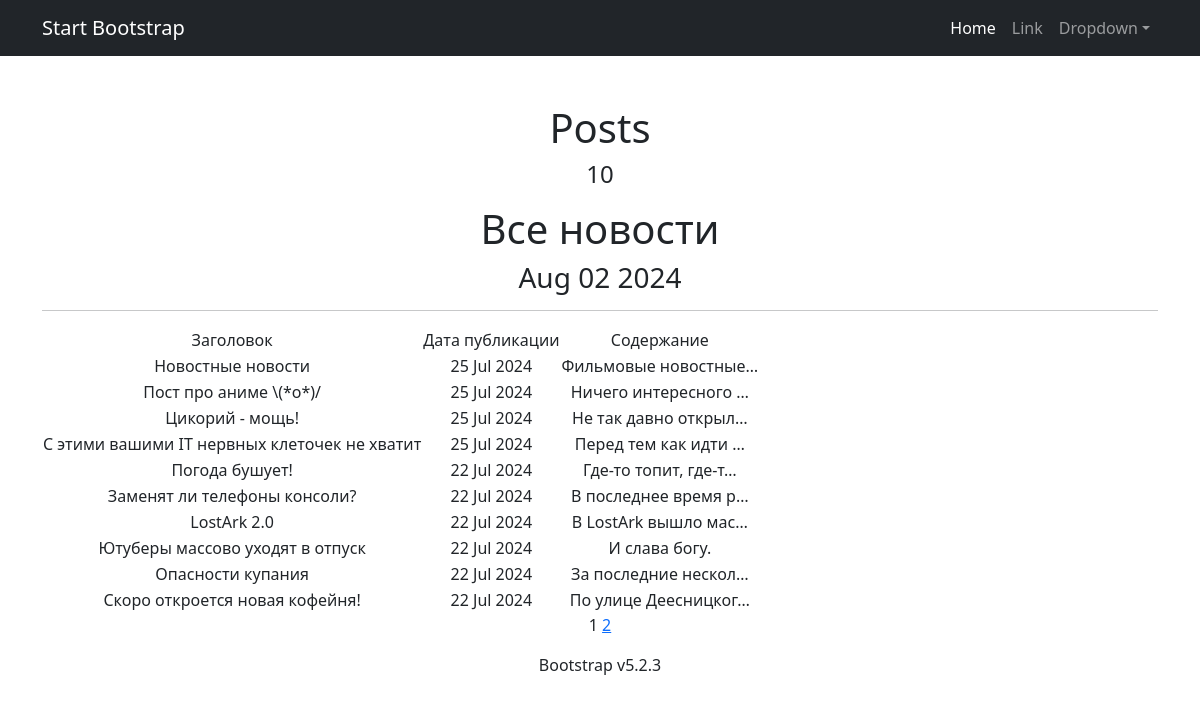
/posts/, run on the app's committed database.
### news/models.py (models this page shows, shortened)
class Post(models.Model):
    article = 'A'
    news = 'N'
    POSITIONS = [
        (article, 'статья'),
        (news, 'новость')
    ]
    author = models.ForeignKey(Author, on_delete=models.CASCADE)
    type = models.CharField(max_length=1, choices=POSITIONS, default=news)
    date = models.DateTimeField(auto_now_add=True)
    category = models.ManyToManyField(
        Category,
        through='PostCategory',
        related_name='posts',)
    title = models.CharField(max_length=225)
    text = models.TextField()
    rating = models.IntegerField(default=0)

### news/views.py (the view)
# urls.py: path('', PostsList.as_view(), name='post_list'),
class PostsList(ListView):
    model = Post
    ordering = '-date'
    context_object_name = 'posts'
    paginate_by = 10
    def get_queryset(self):
        queryset = super().get_queryset()
        self.filterset = PostFilter(self.request.GET, queryset)
        return self.filterset.qs
    def get_context_data(self, **kwargs):
        context = super().get_context_data(**kwargs)
        context['filterset'] = self.filterset
        context['time_now'] = datetime.utcnow()
        return context
    def get_template_names(self):
        if self.request.path == '/posts/search/':
            return 'search.html'
        return 'posts.html'

### news/templatetags/my_filters.py (called while the page is built)
@register.filter()
def censor(value):
    for word in censor_words:
        if word in value:
            value = value.replace(word[1:], '*' * len(word[1:]))
    return value

### news/templatetags/my_tags.py (called while the page is built)
@register.simple_tag(takes_context=True)
def url_replace(context, **kwargs):
    d = context['request'].GET.copy()
    for k, v in kwargs.items():
        d[k] = v
    return d.urlencode()

### templates/posts.html (shortened to what this page needs)
{% extends 'flatpages/default.html' %}
{% load my_filters %}
{% load my_tags %}
{% block title %}
Posts
<h4>{{ posts|length }}</h4>
{% endblock title %}
{% block content %}
   <h1>Все новости</h1>
   <h3>{{ time_now|date:'M d Y' }}</h3>
   <hr>
   {% if posts %}
       <table>
           <tr>
               <td>Заголовок</td>
               <td>Дата публикации</td>
               <td>Содержание</td>
           </tr>
           {% for post in posts %}
           <tr>
               <td>{{ post.title|censor }}</td>
               <td>{{ post.date|date:'d M Y' }}</td>
               <td>{{ post.text|truncatechars:20|censor }}</td>
           </tr>
           {% endfor %}
       </table>
   {% else %}
       <h2>Новостей пока нет!</h2>
   {% endif %}
   {{ page_obj.number }}
   {% if page_obj.has_next %}
       <a href="?{% url_replace page=page_obj.next_page_number %}">{{ page_obj.next_page_number }}</a>
   {% endif %}
{% endblock content %}

### data on the page
Post: title|censor "Новостные новости", date "25 Jul 2024", text|censor "Фильмовые новостные…"
Post: title|censor "Пост про аниме \\(*о*)/", date "25 Jul 2024", text|censor "Ничего интересного …"
Post: title|censor "Цикорий - мощь!", date "25 Jul 2024", text|censor "Не так давно открыл…"
Post: title|censor "С этими вашими IT нервных клеточек не хватит", date "25 Jul 2024", text|censor "Перед тем как идти …"
Post: title|censor "Погода бушует!", date "22 Jul 2024", text|censor "Где-то топит, где-т…"
Post: title|censor "Заменят ли телефоны консоли?", date "22 Jul 2024", text|censor "В последнее время р…"
Post: title|censor "LostArk 2.0", date "22 Jul 2024", text|censor "В LostArk вышло мас…"
Post: title|censor "Ютуберы массово уходят в отпуск", date "22 Jul 2024", text|censor "И слава богу."
Post: title|censor "Опасности купания", date "22 Jul 2024", text|censor "За последние нескол…"
Post: title|censor "Скоро откроется новая кофейня!", date "22 Jul 2024", text|censor "По улице Деесницког…"

### other printed values
{{ posts|length }} "10"
{{ time_now|date:'M d Y' }} "Aug 02 2024"
{{ page_obj.number }} "1"
{{ page_obj.next_page_number }} "2"
